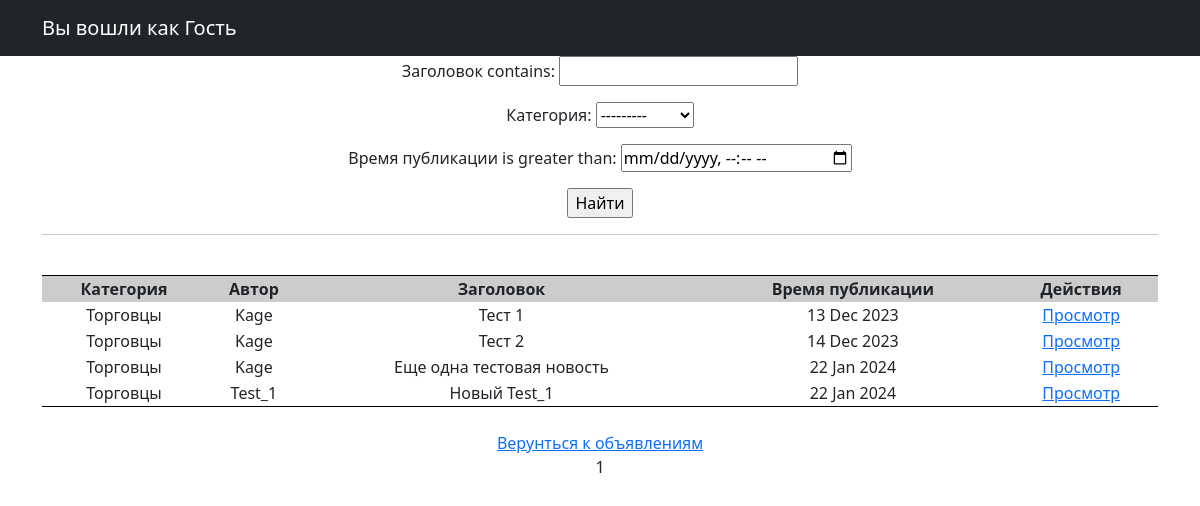
/posts/search/, run on an earlier commit of the app's database.
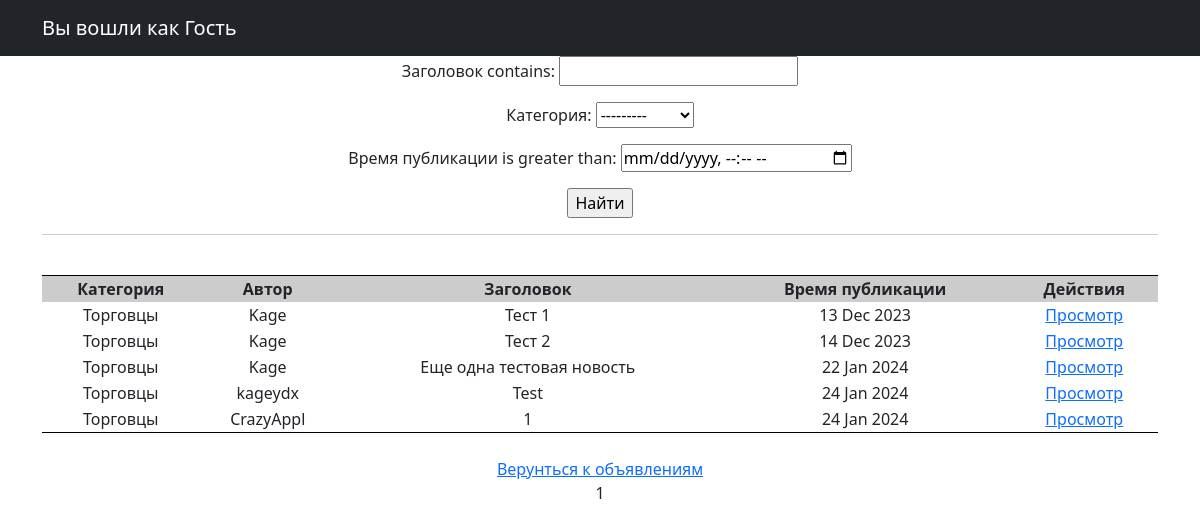
And on a later commit of the database.
### PostBoard_main/models.py (models this page shows, shortened)
class Posts(models.Model):
    tanks = 'TK'
    healers = 'HL'
    damage_dealers = 'DD'
    merchants = 'MR'
    guild_masters = 'GM'
    quest_givers = 'QG'
    smiths = 'SM'
    leather_workers = 'LW'
    potion_masters = 'PM'
    enchanters = 'EH'
    TYPE = [
        (tanks, 'Танки'), (healers, 'Хилеры'), (damage_dealers, 'ДД'), (merchants, 'Торговцы'),
        (guild_masters, 'Гильдмастера'), (quest_givers, 'Квестгиверы'), (smiths, 'Кузнецы'),
        (leather_workers, 'Кожевники'), (potion_masters, 'Зельевары'), (enchanters, 'Мастера заклинаний')
    ]
    type_post = models.CharField(max_length=2, choices=TYPE, default='MR', verbose_name='Время публикации')
    time_in = models.DateTimeField(auto_now_add=True, verbose_name='Время публикации')
    headline = models.CharField(max_length=128, verbose_name='Заголовок')
    text = RichTextUploadingField(config_name='my-toolbar', verbose_name='Текст')
    category = models.ForeignKey(Category, on_delete=models.CASCADE, related_name='category', verbose_name='Категория')
    to_reg_user = models.ForeignKey(RegUsers, on_delete=models.CASCADE, verbose_name='Автор')

class Category(models.Model):
    name = models.CharField(max_length=30, unique=True, help_text=_('Category name'))
    subscriber = models.ManyToManyField(User, through='Subscriptions')
    def __str__(self):
        return self.name.title()

class RegUsers(models.Model):
    reg_user = models.OneToOneField(User,  on_delete=models.CASCADE)
    code = models.CharField(max_length=6, blank=True, null=True, default=None)

### PostBoard_main/views.py (the view)
# urls.py: path('search/', SearchResults.as_view(), name='search'),
class SearchResults(ListView):
    raise_exception = True
    model = Posts
    template_name = 'search.html'
    context_object_name = 'search'
    paginate_by = 20
    def get_queryset(self):
        queryset = super().get_queryset()
        self.filterset = PostFilter(self.request.GET, queryset)
        return self.filterset.qs
    def get_context_data(self, **kwargs):
        context = super().get_context_data(**kwargs)
        context['filterset'] = self.filterset
        return context

### templates/search.html (shortened to what this page needs)
<!DOCTYPE html>
{% extends 'flatpages/default.html' %}
{% block content %}
    <form action="" method="get">
        {{ filterset.form.as_p }}
        <input type="submit" value="Найти" />
    </form>
    <hr>
    {% if search %}
        <table border="4" bordercolor="#000000" callspacing="0" callpadding="10" frame=Hsides rules=Cols width="100%" align="center">
            <br />
            <tr class="header">
                <th>Категория</th>
                <th>Автор</th>
                <th>Заголовок</th>
                <th>Время публикации</th>
                <th>Действия</th>
            </tr>
            {% for n in search %}
            <tr>
                <td>{{ n.category }}</td>
                <td>{{ n.to_reg_user.reg_user }}</td>
                <td>{{ n.headline }}</td>
                <td>{{ n.time_in|date:'d M Y'  }}</td>
                <td>
                    <a href="{% url 'post_detail' pk=n.id %}"> Просмотр </a>
                </td>
            </tr>
            {% endfor %}
        </table>
    {% else %}
        <h2>Увы, ничего не нашлось :(</h2>
    {% endif %}
    <br>
    <a href="{% url 'posts' %}"> Верунться к объявлениям </a>
    <br>
    {{ page_obj.number }}
{% endblock content%}

What changed in the data, as far as the page shows it:
removed Posts: category "Торговцы", to_reg_user.reg_user "Test_1", headline "Новый Test_1", time_in "22 Jan 2024"
added Posts: category "Торговцы", to_reg_user.reg_user "kageydx", headline "Test", time_in "24 Jan 2024"
added Posts: category "Торговцы", to_reg_user.reg_user "CrazyAppl", headline "1", time_in "24 Jan 2024"
